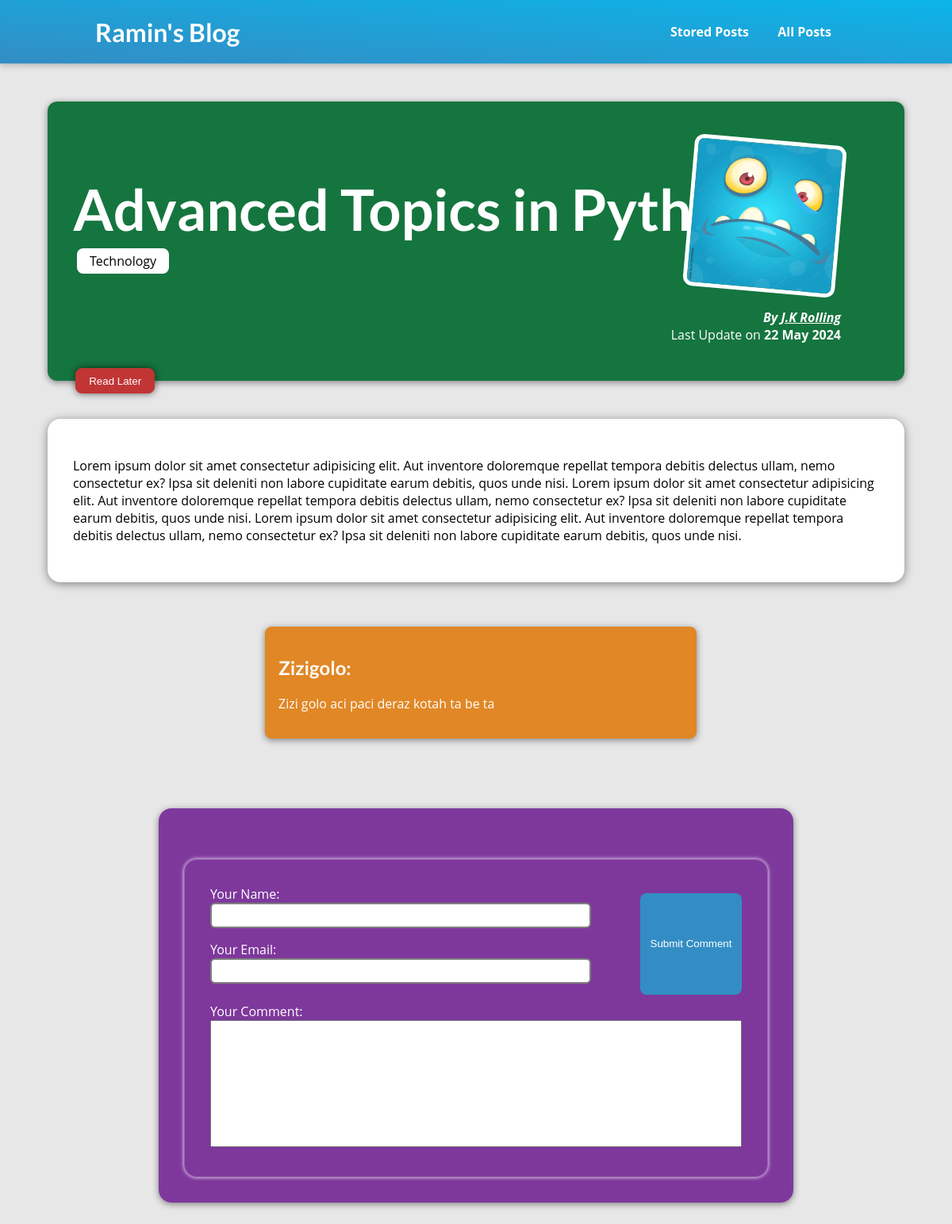
Screenshot of /posts/advanced-topics-in-python with the database file from the repository.
### blog/models.py (models this page shows, shortened)
class Post(models.Model):
    title = models.CharField(max_length=200, null=False)
    slug = models.SlugField(unique=True, db_index=True)
    date = models.DateField(auto_now=True)
    image = models.ImageField(upload_to='posts', null=True)
    excerpt = models.CharField(max_length=300)
    content = models.TextField(validators=[MinLengthValidator(10)])
    author = models.ForeignKey(Author, null=True, on_delete=models.SET_NULL, related_name='posts')
    tags = models.ManyToManyField(Tag)
    class Meta:
        verbose_name_plural = 'All Posts'

class Tag(models.Model):
    caption = models.CharField(max_length=20)
    class Meta:
        verbose_name_plural = 'All Tags'

class Author(models.Model):
    first_name = models.CharField(max_length=100)
    last_name = models.CharField(max_length=100)
    email = models.EmailField()
    def __str__(self):
        return f"{self.first_name} {self.last_name}"
    class Meta:
        verbose_name_plural = 'All Authors'

class Comment(models.Model):
    user_name = models.CharField(max_length=150)
    user_email = models.EmailField()
    text = models.TextField(max_length=500)
    post  = models.ForeignKey(Post, on_delete=models.CASCADE, related_name='comments')
    class Meta:
        verbose_name_plural = 'All Comments'

### blog/views.py (the view)
# urls.py: path('posts/<slug:slug>', views.PostDetailView.as_view(), name='blog-post-detail'),
class PostDetailView(View):
    model = Post
    template_name = "blog/post-detail.html"
    def is_stored_post(self, request, post_id):
        stored_posts = request.session.get('stored_posts')
        if stored_posts is not None:
            is_saved_for_later = post_id in stored_posts
        else:
            is_saved_for_later = False
        return is_saved_for_later
    def get(self, request, slug):
        post = Post.objects.get(slug = slug)
        return render(request, 'blog/post-detail.html', {
            'post':post,
            'post_tags': post.tags.all(),
            'form':CommentForm(),
            'comments':post.comments.all().order_by("-id"),
            'saved_for_later': self.is_stored_post(request, post.id)
        })
    def post(self, request, slug):
        comment_form = CommentForm(request.POST)
        post = Post.objects.get(slug = slug)
        if comment_form.is_valid():
            comment = comment_form.save(commit=False)
            comment.post = post
            comment.save()
            return HttpResponseRedirect(reverse('blog-post-detail', args=[slug]))
        return render(request, 'blog/post-detail.html', {
            'post':post,
            'post_tags': post.tags.all(),
            'form':comment_form,
            'comments':post.comments.all().order_by("-id"),
            'saved_for_later': self.is_stored_post(request, post.id)
        })

### blog/forms.py
class CommentForm(forms.ModelForm):
    class Meta:
        model = Comment
        fields = ['user_name', 'user_email', 'text']
        labels = {
            "user_name":"Your Name",
            "user_email":"Your Email",
            "text":"Your Comment"
        }

### blog/templates/blog/post-detail.html (shortened to what this page needs)
{% extends "base.html" %}
{% load static %}
{% block css_files %}
    <link rel="stylesheet" href="{% static "blog/post-detail.css" %}">
{% endblock %}
{% block content %}
    <section id='summary'>
        <h2>{{ post.title }}</h2>
        <p>
            {% for tag in post_tags %}
                <span class='tag'>{{ tag.caption }} </span>
            {% endfor %}
        </p>
        <article>
            <img src="{{ post.image.url }}" alt="{{ post.title }}">
            <address>By <a href='mailto:{{ post.author.email }}'>{{ post.author }}</a></address>
            <div>
                Last Update on <time>{{ post.date|date:"d M Y" }}</time>
            </div>
        </article>
        <form action="{% url "read-later-url" %}" method="post" class='read-later-form'>
            <button type='submit'>
                {% if saved_for_later %}
                    Remove from 'Read-Later' list
                {% else %}
                    Read Later
                {% endif %}
            </button>
        </form>
    </section>
    <main>
        <p>
            {{ post.content }}
        </p>
    </main>
    <section class='comments'>
        <ul>
            {% for comment in comments %}
                <li>
                    <h2>{{ comment.user_name }}:</h2>
                    <p>{{ comment.text | linebreaks }}</p>
                </li>
            {% endfor %}
        </ul>
    </section>
    <div class='comments-section'>
        <form action='{% url "blog-post-detail" post.slug %}' method="post">
            <div class='top-div'>
                <div class='top-left'>
                    {{ form.user_name.label_tag }}
                    {{ form.user_name }}
                    {{ form.user_email.label_tag }}
                    {{ form.user_email }}
                </div>
                <div class='top-right'>
                    <button type="submit">Submit Comment</button>
                </div>
            </div>
            <div class="bottom-div">
                {{ form.text.label_tag }}
                {{ form.text }}
            </div>
        </form>
    </div>
{% endblock %}

### blog/static/blog/post-detail.css (style rules this page uses)
body { background-color:#e7e7e7; }
#summary { margin: 8rem auto 3rem auto; padding:2rem; width:90%; max-width: 90rem; border-radius: 12px; background-color: #15753f; position: relative; box-shadow: 0 2px 8px rgba(0,0,0,0.45); height:22rem; }
#summary h2 { color:white; font-size:4.5rem; margin-bottom:-0.25rem; }
#summary article { position:absolute; top:2rem; right: 3rem; padding: 1rem 2rem; border-radius: 12px; text-align: right; color: white; }
#summary article img { width:12rem; height:12rem; border-radius: 12px; transform: rotate(5deg); border:5px solid white; margin-bottom: 1rem; }
#summary address { font-weight: bold; }
#summary time { font-weight: bold; }
#summary a { color:white; }
#summary .tag { color:inherit; background-color: white; padding:0.3rem 1rem; border-radius: 8px; margin-left:5px; }
main { margin:3rem auto 0 auto; background-color:white; width:90%; max-width: 90rem; padding:2rem; border-radius: 16px; box-shadow: 0 2px 12px rgba(0,0,0,0.45); }
.comments-section { width:50%; max-width: 50rem; min-width:50rem; padding: 2rem; border-radius: 16px; background-color:rgba(101, 13, 138, 0.8); margin:4rem auto 5rem auto; box-shadow: 0 2px 8px rgba(0,0,0,0.45); }
.comments-section form { width:100%; margin:auto; padding:2rem; border:1px solid rgba(255,255,255,0.2); border-radius: 16px; box-shadow: 0px 0px 5px rgb(255,255,255); margin-top:2rem; }
.top-div { display: flex; justify-content: space-between; align-items: center; }
.top-left { display: flex; flex-direction: column; margin-bottom: 0.5rem; }
.top-left label { display:block; color:white; }
.top-left input { width:30rem; margin-bottom:1rem; height:2rem; border-radius: 6px; border:2px solid gray; }
.top-right button { width:8rem; height:8rem; border-radius: 8px; border:1px solid transparent; background-color:#338dc4; color:white; }
.bottom-div { display: block; width:100%; }
.bottom-div label { display:block; color:white; }
.bottom-div textarea { width:100%; resize: none; height: 10rem; padding:1rem; font-size:1.2rem; }
.comments { width:55%; margin:auto; padding:0.5rem; margin-top:2rem; border-radius: 16px;; }
.comments ul { list-style: none; }
.comments li { color:white; border:1px solid #e18726; width: 90%; padding:1rem; margin:1rem; border-radius: 8px; background-color:#e18726; box-shadow: 0 2px 8px rgba(0,0,0,0.45); }
.read-later-form { position:absolute; bottom:-1rem; left:2.2rem; }
.read-later-form button { padding:0 1rem 0 1rem; height:2rem; border-radius: 8px; border:1px solid #c13535; background-color:#c13535; color:white; box-shadow: 0 0 10px rgb(0,0,0,0.6); cursor: pointer; }

### static/base.css (style rules this page uses)
* { box-sizing:border-box; }
html { font-family: 'Open Sans', 'Lato', 'snas-serif'; }
body { margin:0; }
h1,h2,h3 { font-family: 'Lato', sans-serif; font-weight: bold; }

### rows the page displays
Post: title "Advanced Topics in Python", image (picture), author "J.K Rolling", date "22 May 2024", content "Lorem ipsum dolor sit amet consectetur adipisicing elit. Aut inventore doloremque repellat tempora debitis delectus ullam, nemo consectetur ex? Ipsa sit deleniti non labore cupiditate earum debitis, quos unde nisi. Lorem ipsum dolor sit amet consectetur adipisicing elit. Aut inventore doloremque repellat tempora debitis delectus ullam, nemo consectetur ex? Ipsa sit deleniti non labore cupiditate earum debitis, quos unde nisi. Lorem ipsum dolor sit amet consectetur adipisicing elit. Aut inventore doloremque repellat tempora debitis delectus ullam, nemo consectetur ex? Ipsa sit deleniti non labore cupiditate earum debitis, quos unde nisi."
Tag: caption "Technology"
Comment: user_name "Zizigolo", text "Zizi golo aci paci deraz kotah ta be ta"
